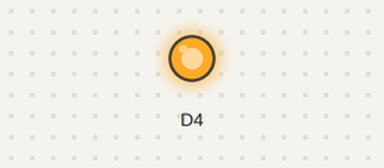
Bench run of a sketch on a simulated ESP8266 (NodeMCU). On the bench: output pins drawn as LEDs (lit = HIGH). WiFi joins after 1.5 s; servers stay silent unless stated; what the sketch prints to the serial monitor is not drawn.

Above: at 3.2 s.
At 6.3 s:
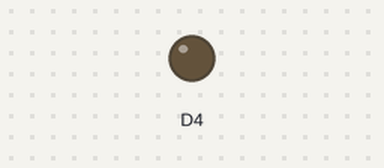
Timing chart, 0 to 9.6 s (numbered marks = the images above):
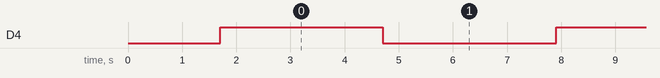

Measured:
- by itself, D4: alternates HIGH for 3.0 s and LOW for 3.2 s

The sketch:

Fota_program_V2.0.ino
```cpp
/*
You need two files in your folder server:
update.bin    // Compiled bin new firmware
version.txt   // TXT with the new version number ej: 1001
Version for Firebase
On Firebase upload version.txt and update.bin !!!Never erase just update¡¡¡
Firebase storage without rules (public)
Cut and paste https address on fwVersionURL and fwImageURL
fwVersionURL Version.txt = Firebase https address
fwImageURL update.bin = Firebase https address
you need fingerptint Firebase from https://www.grc.com/fingerprints.htm (paste version.txt https from Firebase)
*/

#include <ESP8266HTTPClient.h>
#include <ESP8266httpUpdate.h>
#include <ESP8266WiFi.h>

const char* fingerprint = "F4:1C:FC:1D:D4:14:AD:18:9C:5D:26:EF:44:07:CA:77:BE:2F:C4:5B"; //Catch with https://www.grc.com/fingerprints.htm
const char* fwVersionURL = "https://firebasestorage.googleapis.com/xxxxxxx/version.txt";  //URL address for version.txt from Firebase
const char* fwImageURL = "https://firebasestorage.googleapis.com/v0/b/xxxxxx/update.bin";  //URL address for update.txt from Firebase

const int FW_VERSION = 1007;                     //New Firmware version
const char* ssid = "SSID";                       //SSID RED
const char* password = "password";               //Password RED

void checkForUpdates() {      // FOTA Function

  // Just for debug you may erase
  Serial.println( "Checking for firmware updates." );
  //Serial.print( "Firmware version URL: " );
  //Serial.println( fwVersionURL );

  HTTPClient http;
  http.begin(fwVersionURL, fingerprint); //for https
  int httpCode = http.GET();
  if( httpCode == 200 ) {     // 200 == Code http ok
    String newFWVersion = http.getString();   // Read new firmware version on file version.txt

    // Just for debug you may erase
    Serial.print( "Current firmware version: " );
    Serial.println( FW_VERSION );
    Serial.print( "Available firmware version: " );
    Serial.println( newFWVersion );
    int newVersion = newFWVersion.toInt();
    if( newVersion > FW_VERSION ) {
      Serial.println( "Preparing to update" );  // Just for debug
      t_httpUpdate_return ret = ESPhttpUpdate.update(fwImageURL, "", fingerprint); //Update firmware https

      //*****Just for debug******
      switch(ret) {
        case HTTP_UPDATE_FAILED:
          Serial.printf("HTTP_UPDATE_FAILD Error (%d): %s", ESPhttpUpdate.getLastError(), ESPhttpUpdate.getLastErrorString().c_str());
          break;
        case HTTP_UPDATE_NO_UPDATES:
          Serial.println("HTTP_UPDATE_NO_UPDATES");
          break;
      }
    }
    else {
      Serial.println( "Already on latest version" ); //Just for debug
    }
  }
  else {
    //Just for debug
    Serial.print( "Firmware version check failed, got HTTP response code " );
    Serial.println( httpCode );
  }
  http.end();
}
void setup()
{
  Serial.begin(115200);
  Serial.println("Booting");
  WiFi.mode(WIFI_STA);
  WiFi.begin(ssid, password);
  while (WiFi.waitForConnectResult() != WL_CONNECTED)
  {
    Serial.println("Connection Failed! Rebooting...");
    delay(5000);
    ESP.restart();
  }

//  ArduinoOTA.setPassword((const char *)"123");

//  ArduinoOTA.begin();
  Serial.println("Ready");
  Serial.print("IP address: ");
  Serial.println(WiFi.localIP());

  pinMode(2, OUTPUT);

}

void loop()
{
  checkForUpdates();
  digitalWrite(2, HIGH);
  delay(3000);
  digitalWrite(2, LOW);
  delay(3000);
}
```
